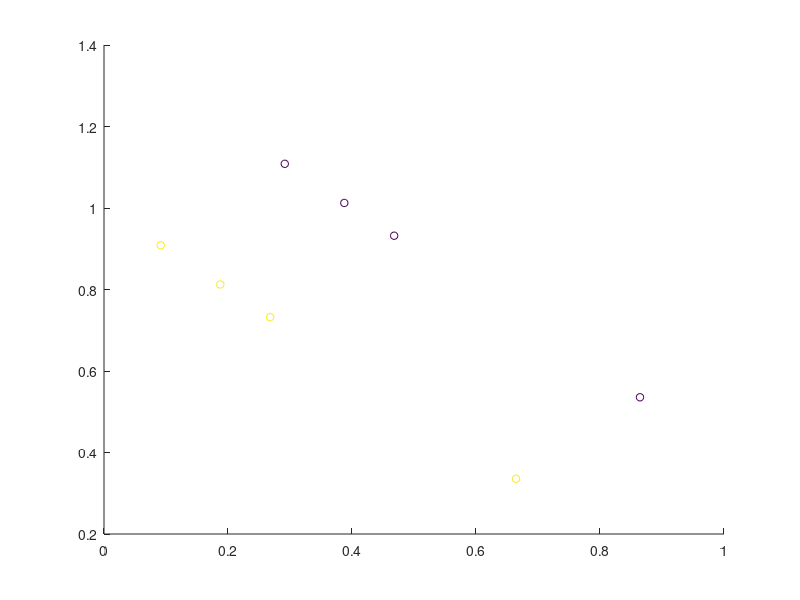

Source code (MATLAB): (Note: this script raises an error after producing the figure.)
% This script is a demo showing some simple decoding on simulated toy data.
% The toy data are simple matlab matrices and no "real" fMRI or EEG data.

fpath = fileparts(fileparts(mfilename('fullpath')));
addpath(fpath)

clear all
dbstop if error % if something goes wrong

%% Set the output directory where data will be saved
% cfg.results.dir = % e.g. 'toyresults'
cfg.results.write = 0; % no results are written to disk

cfg.decoding.method = 'classification';

%% generate some toy data
% define number of "runs" and center means
nruns = 4; % lets simulate we have n runs
set2.mean = [0 0];
set1.mean = [.2 .2]; % should have the same dim as set1, otherwise it wont work (and would not make sense, either)

% data on two shifted lines
x = rand(nruns, 1);
dat = [x, x.*(-1) + 1];
data1 = dat + repmat(set1.mean, nruns, 1);
data2 = dat + repmat(set2.mean, nruns, 1);

% alternative: uniform
% data1 = rand(nruns, length(set1.mean)) + repmat(set1.mean, nruns, 1);
% data2 = rand(nruns, length(set2.mean)) + repmat(set2.mean, nruns, 1);

% put all together in a data matrix
data = [data1; data2]; 

%% add data description
% save labels
cfg.files.label = [ones(size(data1,1), 1); 2*ones(size(data1,1), 1)];

% save run number
cfg.files.step = [1:nruns, 1:nruns]';

% save a description
for ifile = 1:length(cfg.files.label)
    cfg.files.name(ifile) = {sprintf('class%i_run%i', cfg.files.label(ifile), cfg.files.step(ifile))};
end

% add an empty mask
cfg.files.mask = '';

%% plot the data (if 2d)
if size(data, 2) == 2
    resfig = figure('name', 'Data');
    scatter(data(:, 1), data(:, 2), 30, cfg.files.label);
end

%% Prepare data for passing
pass_data.data = data;
pass_data.mask_index = 1:size(data, 2); % use all voxels
pass_data.files = cfg.files;
pass_data.hdr = ''; % we don't need a header, because we don't write img-files as output (but mat-files)
pass_data.dim = [length(set1.mean), 1, 1]; % add dimension information of the original data
% passed_data.voxelsize = [1 1 1];


%% Add defaults for the remaining parameters that we did not specify
cfg = decoding_defaults(cfg);

% Set the analysis that should be performed (here we only want to do 1
% decoding)
cfg.analysis = 'wholebrain';
cfg.results.output = {'accuracy', 'model_parameters'}; % add if you want to see the model

%% Nothing needs to be changed below for a standard leave-one-run out cross validation analysis.
% Create a leave-one-run-out cross validation design:
cfg.design = make_design_cv(cfg); 

plot_design(cfg);

%% Decoding Parameters

% default: -s 0 -t 0 -c 1 -b 0 -q
cfg.decoding.method = 'classification';
cfg.decoding.train.classification.model_parameters = '-s 0 -t 0 -c 1 -b 0 -q';

%% Run decoding
[results, cfg] = decoding(cfg, pass_data);

%% Print decision boundary in figure

if isfield(results, 'model_parameters')
    if length(cfg.decoding.method) >= 6 && strcmp(cfg.decoding.method(end-6:end), '_kernel')
        error('Sorry, plotting does only work for non-kernel methods at the moment')
    end
    svm_model = results.model_parameters.output(1).model(1); % get the model of the first SVM
    [X, Y] = meshgrid(-2:.11:3);
    Z = X;    
    decoding_out = libsvm_test(zeros(size(X(:))),[X(:), Y(:)],cfg,svm_model);
    Z(:) = decoding_out.decision_values;
    figure(resfig);
    hold on
    contour(X,Y,Z, -1:1);
    hold off
end

dbclear if error
